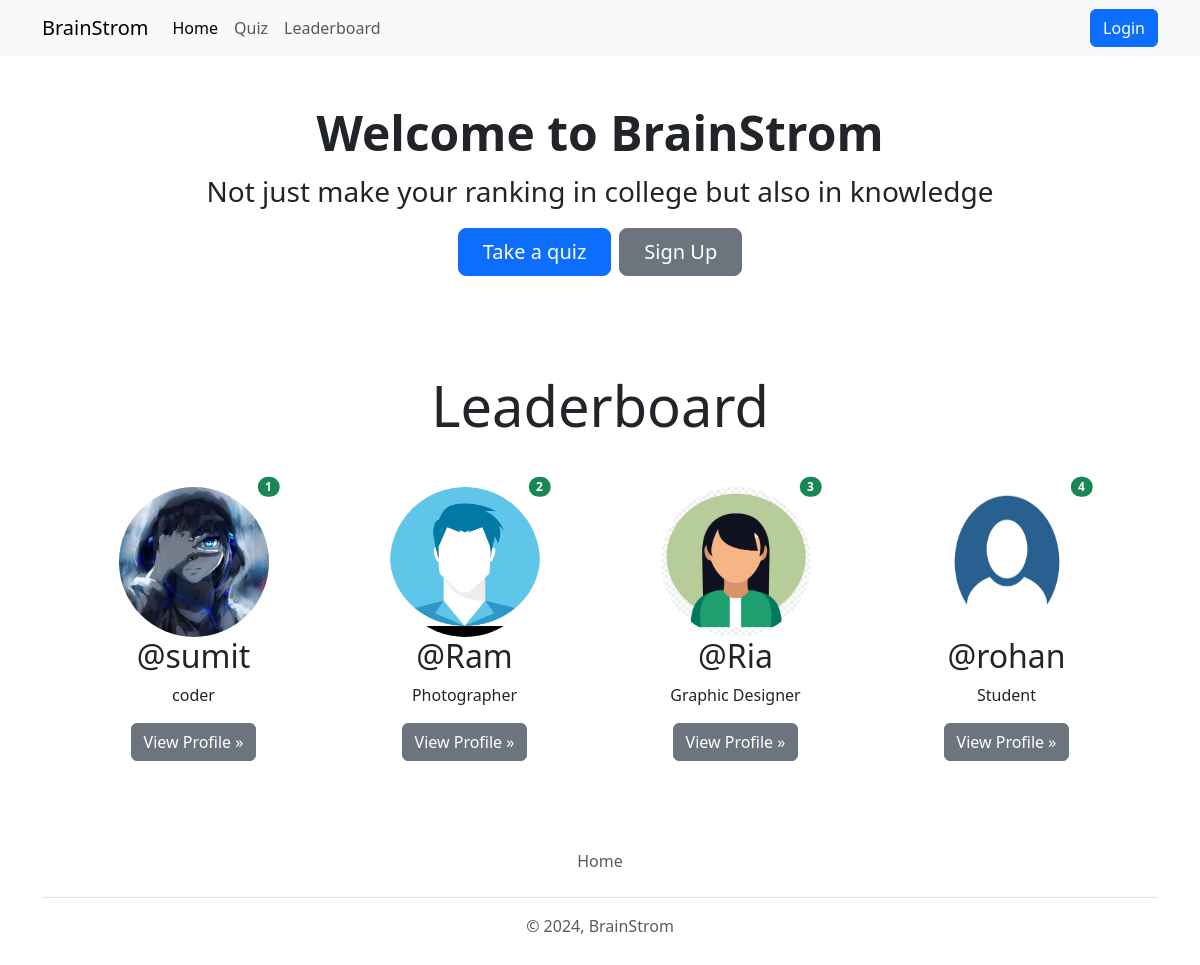
The page / on the database its author committed.
### quiz/models.py (models this page shows, shortened)
class UserRank(models.Model):
    user = models.OneToOneField(User, on_delete=models.CASCADE)
    rank = models.IntegerField(null=True, blank=True)
    total_score = models.IntegerField(null=True, blank=True)

### account/models.py (models this page shows, shortened)
class Profile(models.Model):
    user = models.OneToOneField(User, on_delete=models.CASCADE, null=True, verbose_name='User Obj') #verbose_name
    bio = models.TextField(blank=True, null=True)
    profile_img = models.ImageField(upload_to='profile_images', default='user.png', blank=True,null=True ,verbose_name='Profile Pic')
    location = models.CharField(max_length=100, blank=True,null=True)
    GENDER = (
        ('Male','Male'),
        ('Female','Female'),
        ('Other','Other'),
    )
    gender = models.CharField(max_length=6, choices=GENDER, blank=True, null=True)

### base/views.py (the view)
# urls.py: 2. Add a URL to urlpatterns:  path('', views.home, name='home')
def home(request):
    leaderboard_users = UserRank.objects.order_by('rank')[:4]
    if request.user.is_authenticated:
        user_object = User.objects.get(username=request.user)
        user_profile = Profile.objects.get(user=user_object)
        context = {"user_profile": user_profile, "leaderboard_users": leaderboard_users}
    else:
        context = {"leaderboard_users": leaderboard_users}
    return render(request, 'welcome.html', context)

### templates/welcome.html
{% extends "index.html"%}
{% load static %}
{% block content %}
<div class="container text-center my-5">
    <h1 class="display-5 fw-bold my-2">Welcome to BrainStrom</h1>
    <p class="fs-3">Not just make your ranking in college but also in knowledge</p>
    <div class="d-inline-flex gap-2 mb-5">
        <a href="{% url 'all_quiz' %}"  class="d-inline-flex align-items-center btn btn-primary btn-lg px-4">Take a quiz</a>
        {% if not request.user.is_authenticated %}
        <a href="{% url 'register' %}"  class="d-inline-flex align-items-center btn btn-secondary btn-lg px-4">Sign Up</a>
        {% endif %}
    </div>
</div>
<div class="container text-center">
    <h1 class="text-center display-4 my-5">Leaderboard</h1>
    <div class="row row-cols-sm-1 row-cols-md-2 row-cols-lg-3 row-cols-xl-4 mx-3">
      {% if leaderboard_users|length == 0 %}
      <div class="col-lg-4 position-relative mb-4">
          <h4 class="text-center text-danger">No User Available on Leaderboard!!</h4>
      </div>
      {% else %}
      {% for rank in leaderboard_users %}
      <div class="col-lg-4 position-relative mb-4">
        <img src="{{rank.user.profile.profile_img.url}}" class="rounded-circle" width="150" height="150" alt="user-profile">
        <span class="position-absolute top-0 start-90 translate-middle badge rounded-pill bg-success">{{forloop.counter}}</span>
        <h2 class="fw-normal">@{{rank.user.username}}</h2>
        <p>{{rank.user.profile.bio|truncatewords:5}}</p>
        <p><a class="btn btn-secondary" href="{% url 'profile' rank.user.username  %}">View Profile »</a></p>
      </div>
      {% endfor %}
      {% endif %}
      </div>
</div>
{% endblock content%}

### templates/index.html (shortened to what this page needs)
{% load static %}
<!DOCTYPE html>
<html lang="en">
<head>
    <link rel="stylesheet" href="https://cdnjs.cloudflare.com/ajax/libs/bootstrap-icons/1.11.3/font/bootstrap-icons.min.css" />
    <link href="https://cdn.jsdelivr.net/npm/bootstrap@5.3.3/dist/css/bootstrap.min.css" rel="stylesheet">
</head>
<body>
    {% include "components/navbar.html" %}
     {% block content %}
     {% endblock content %}
    {% include "components/footer.html" %}
</body>
</html>

### templates/components/navbar.html (shortened to what this page needs)
    <nav class="navbar navbar-expand-lg bg-body-tertiary d-none d-lg-block">
        <div class="container">
          <a class="navbar-brand" href="{% url 'home' %}">BrainStrom</a>
          <div class="collapse navbar-collapse" id="navbarSupportedContent">
            <ul class="navbar-nav me-auto mb-2 mb-lg-0">
              <li class="nav-item">
                <a class="nav-link active" aria-current="page" href="{% url 'home' %}">Home</a>
              </li>
              <li class="nav-item">
                <a class="nav-link" href="{% url 'all_quiz' %}">Quiz</a>
              </li>
              <li class="nav-item">
                <a class="nav-link" href="{% url 'leaderboard' %}">Leaderboard</a>
              </li>
            </ul>
            <form class="d-flex" role="search">
              {% if request.user.is_authenticated %}
              <a href="{% url 'profile' request.user.username %}" data-bs-toggle="tooltip" data-bs-placement="bottom" data-bs-title="@{{request.user.username}}" class="mx-2">
                <img src="{{user_profile.profile_img.url}}" class="rounded-circle" width="40" height="40" alt="profile_img">
              </a>
              <a href="{% url 'logout' %}" class="btn btn-primary">Logout</a>
              {% else %}
              <a href="{% url 'login' %}" class="btn btn-primary ms-2">Login</a>
              {% endif %}
            </form>
          </div>
        </div>
      </nav>

### templates/components/footer.html
<div class="container">
    <footer class="py-3 my-4">
      <ul class="nav justify-content-center border-bottom pb-3 mb-3">
        <li class="nav-item"><a href="{% url 'home' %}" class="nav-link px-2 text-body-secondary">Home</a></li>
      </ul>
      <p class="text-center text-body-secondary">© 2024, BrainStrom</p>
    </footer>
  </div>

### rows shown on the page
UserRank: user.profile.profile_img (picture), user.username "sumit", user.profile.bio "coder"
UserRank: user.profile.profile_img (picture), user.username "Ram", user.profile.bio "Photographer"
UserRank: user.profile.profile_img (picture), user.username "Ria", user.profile.bio "Graphic Designer"
UserRank: user.profile.profile_img (placeholder picture), user.username "rohan", user.profile.bio "Student"
